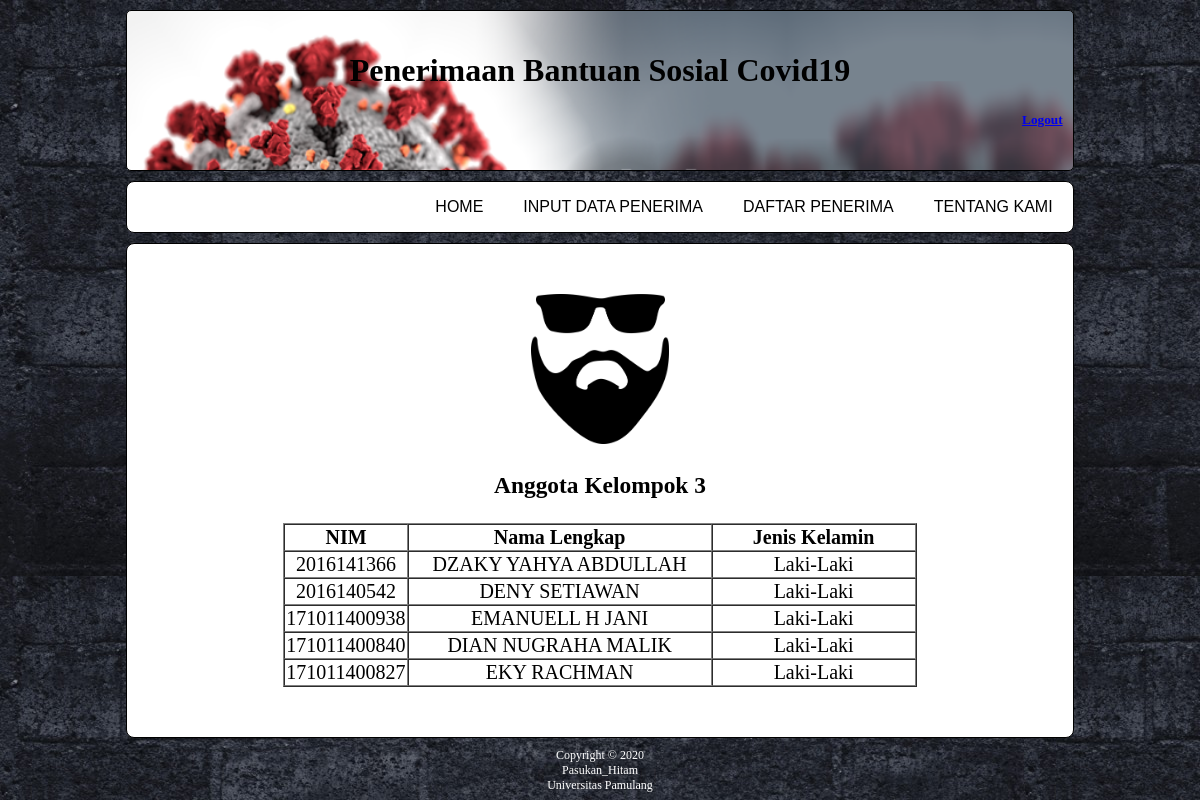
/admin/aboutUs.php, run on the app's committed database.
### tables this page shows
CREATE TABLE `anggota_kelompok` (
  `NIM` varchar(15) NOT NULL,
  `Nama_Lengkap` varchar(45) NOT NULL,
  `Jenis_Kelamin` varchar(15) NOT NULL
);

### admin/aboutUs.php (the view, shortened to what this page needs)
<!DOCTYPE html>
<html>
<head>
    <link rel="stylesheet" type="text/css" href="style.css">
</head>
<body>
    <?php include "koneksi.php"; ?>
    <div class="content">
        <header>
            <h1 class="judul">Penerimaan Bantuan Sosial Covid19</h1>
            <h5 class="logout"><a href="logout.php">Logout</a></h5>
        </header>
        <div class="menu">
            <ul>
                <li>
                    <a href="aboutUs.php">Tentang Kami</a>
                </li>
                <li>
                    <a href="form_tampil.php">Daftar Penerima</a>
                </li>
                <li>
                    <a href="form_input.php">Input Data Penerima</a>
                </li>
                <li>
                    <a href="index.php">Home</a>
                </li>
            </ul>
        </div>
        <div id="isi">
            <nav align="center">
                <img src="images/ico2.png" height="150">
            </nav>
            <h3 align="center">Anggota Kelompok 3</h3>
            <table border="1" cellspacing="0" align="center">
                <thead>
                    <tr>
                        <th width="50px">NIM</th>
                        <th width="300px">Nama Lengkap</th>
                        <th width="200px">Jenis Kelamin</th>
                    </tr>
                </thead>
                <tbody>
                    <?php
                    $ambildata = mysqli_query($db, "SELECT * FROM anggota_kelompok ORDER BY NIM DESC");
                    while ($a = mysqli_fetch_array($ambildata)) { ?>
                        <tr align="center">
                            <td><?php echo $a['NIM']; ?></td>
                            <td><?php echo $a['Nama_Lengkap']; ?></td>
                            <td><?php echo $a['Jenis_Kelamin']; ?></td>
                        </tr>
                    <?php } ?>
                </tbody>
            </table>
        </div>
        <div class="copyright">
            Copyright &copy; 2020 <br>
            Pasukan_Hitam<br>
            Universitas Pamulang
        </div>
    </div>
</body>
</html>

### admin/style.css (style rules this page uses)
body { background-image: url("images/bg1.jpg"); }
.content { width: 80%; margin: 10px auto; }
header { background: url("images/gbr.png"); background-size: cover; background-color: white; padding: 20px 10px; border-radius: 5px; border: 1px solid #000000; margin-bottom: 10px; }
header h1.judul { text-align: center; }
header h4.namaLogin, header h5.logout { text-align: right; }
.menu { background-color: #ffffff; border: 1px solid #000000; border-radius: 8px; margin-bottom: 10px; }
div.menu ul { list-style: none; overflow: hidden; }
div.menu ul li { float: right; text-align: center; text-transform: uppercase; }
div.menu ul li a { padding: 0 20px; text-align: center; text-decoration: none; color: #000000; font-family: sans-serif; font-size: 16px; font-style: bold; transition: all 0.3s ease-in-out; }
#isi { padding: 50px; background-color: #ffffff; border: 1px solid #000000; border-radius: 8px; margin-bottom: 10px; font-size: 20px; }
.copyright { color: white; text-align: center; font-size: 12px; }

### data on the page
anggota_kelompok: NIM "2016141366", Nama_Lengkap "DZAKY YAHYA ABDULLAH", Jenis_Kelamin "Laki-Laki"
anggota_kelompok: NIM "2016140542", Nama_Lengkap "DENY SETIAWAN", Jenis_Kelamin "Laki-Laki"
anggota_kelompok: NIM "171011400938", Nama_Lengkap "EMANUELL H JANI", Jenis_Kelamin "Laki-Laki"
anggota_kelompok: NIM "171011400840", Nama_Lengkap "DIAN NUGRAHA MALIK", Jenis_Kelamin "Laki-Laki"
anggota_kelompok: NIM "171011400827", Nama_Lengkap "EKY RACHMAN", Jenis_Kelamin "Laki-Laki"
